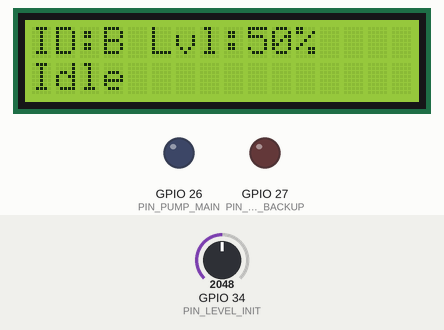
The sketch below on a simulated ESP32. Shown: 16×2 character LCD, output pins drawn as LEDs (lit = HIGH). The test bench sets the inputs (shaded band); at power-on: GPIO 34 (PIN_LEVEL_INIT) = 2048. WiFi joins after 1.5 s; servers stay silent unless stated; random numbers use the default seed unless the sketch sets one; no MQTT or app messages arrive unless stated; what the sketch prints to the serial monitor is not drawn.

Above: at 3.7 s.
3.8 s: GPIO 34 (PIN_LEVEL_INIT) set to 1734
At 5.4 s:
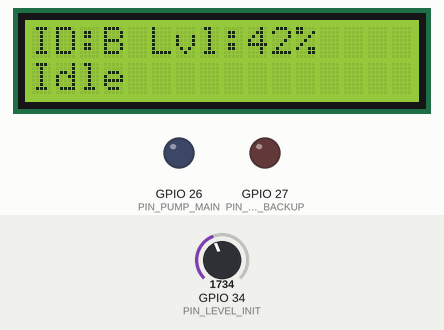
5.7 s: GPIO 34 (PIN_LEVEL_INIT) set to 1640
At 6.6 s:
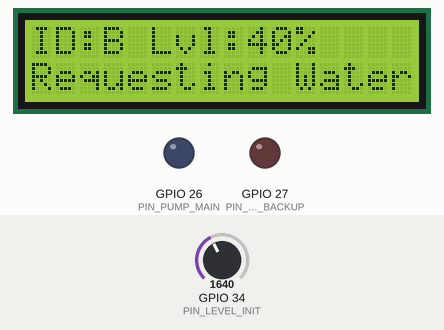
8.8 s: GPIO 34 (PIN_LEVEL_INIT) set to 2047
At 9.5 s:
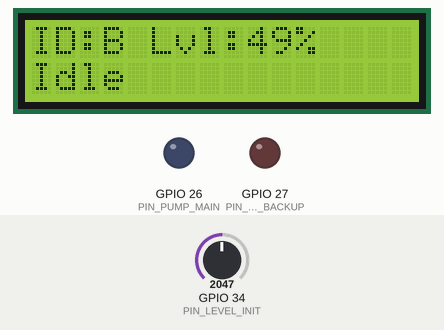
10.5 s: GPIO 34 (PIN_LEVEL_INIT) set to 160
At 11.0 s:
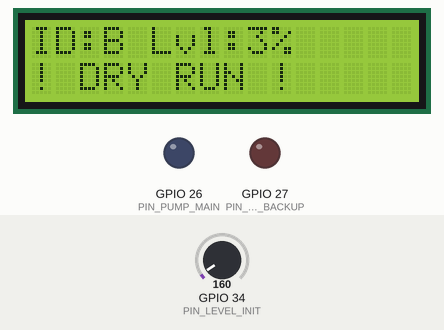
Timing chart, 0 to 13.5 s (numbered marks = the images above; inputs shaded):
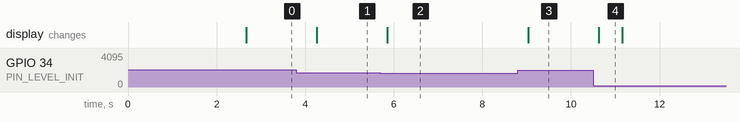

Measured:
- the behaviour switches between 1679 and 1678 on GPIO 34 (PIN_LEVEL_INIT) (found by bisection; images 1 and 2)
- after the input at 3.8 s, the display: changes after 0.46 s (image 1)
- after the input at 5.7 s, the display: changes after 0.15 s (image 2)
- after the input at 8.8 s, the display: changes after 0.24 s (image 3)
- after the input at 10.5 s, the display: changes after 0.13 s (image 4)
- what the display in image 4 shows lasts 0.6 s, from 10.6 s to 11.2 s

The sketch:

sketch.ino
```cpp
/*
 * Peer-to-Peer Smart IoT Water Grid - Node B
 *
 * Hardware (Identical to Node A):
 * - ESP32 DevKit
 * - Potentiometer 1 (GPIO 34): Initial Tank Level / Manual Override
 * - Potentiometer 2 (GPIO 35): Pump Current Simulation
 * - LED 1 (GPIO 26): Main Pump
 * - LED 2 (GPIO 27): Backup Pump
 * - I2C LCD 16x2 (SDA 21, SCL 22)
 */

#include <WiFi.h>
#include <PubSubClient.h>
#include <LiquidCrystal_I2C.h>
#include <ArduinoJson.h>

// ================= CONSTANTS & CONFIG =================
const char* SSID = "Wokwi-GUEST";
const char* PASSWORD = "";
const char* MQTT_SERVER = "broker.hivemq.com";
const int MQTT_PORT = 1883;

// Unique topics
const char* TOPIC_REQUEST = "watergrid_shubham2026/request";
const char* TOPIC_RESPONSE = "watergrid_shubham2026/response";

// Node Identity - SWAPPED FOR NODE B
const char* NODE_ID = "B";
const char* PEER_ID = "A";

// Pins
const int PIN_LEVEL_INIT = 34;
const int PIN_CURRENT    = 35;
const int PIN_PUMP_MAIN  = 26;
const int PIN_PUMP_BACKUP= 27;

// I2C LCD
LiquidCrystal_I2C lcd(0x27, 16, 2);

// Water Grid Parameters
const float MIN_KEEP      = 50.0; // Minimum % to keep before supplying
const float LOW_THRESHOLD = 40.0; // Request water if below this
const float TARGET_LEVEL  = 70.0; // Aim for this level
const float CRITICAL      = 10.0; // Dry run protection
const float MAX_LEVEL     = 100.0;

// ================= GLOBAL VARIABLES =================
// Internal State
float tankLevel = 0.0;
bool waitingForResponse = false;
unsigned long lastRequestTime = 0;
const long REQUEST_INTERVAL = 5000;
int lastPotRaw = -1; // Track last potentiometer reading

enum State {
  STATE_IDLE,
  STATE_REQUESTING,
  STATE_SUPPLYING,
  STATE_RECEIVING,
  STATE_DENIED,
  STATE_DRY_RUN
};

State currentState = STATE_IDLE;

// Objects
WiFiClient espClient;
PubSubClient client(espClient);

// ================= FUNCTION PROTOTYPES =================
void setup_wifi();
void reconnect();
void callback(char* topic, byte* payload, unsigned int length);
void updateLCD();
void handleLogic();
void requestWater();
void supplyWater(String to, float amount);
void sendResponse(String to, bool accepted, float amount);

// ================= SETUP =================
void setup() {
  Serial.begin(115200);

  // Seed Random Generator with noise
  randomSeed(analogRead(0) + micros());

  // Init Hardware
  pinMode(PIN_PUMP_MAIN, OUTPUT);
  pinMode(PIN_PUMP_BACKUP, OUTPUT);
  pinMode(PIN_CURRENT, INPUT);
  pinMode(PIN_LEVEL_INIT, INPUT);

  // Init LCD
  lcd.init();
  lcd.backlight();
  lcd.setCursor(0, 0);
  lcd.print("Node B Init...");

  // Initial Read
  lastPotRaw = analogRead(PIN_LEVEL_INIT);
  tankLevel = map(lastPotRaw, 0, 4095, 0, 100);
  tankLevel = constrain(tankLevel, 0, 100);

  Serial.printf("Startup: Initial Tank Level = %.1f%%\n", tankLevel);
  delay(1000);

  // Connect
  setup_wifi();
  client.setServer(MQTT_SERVER, MQTT_PORT);
  client.setCallback(callback);
}

// ================= LOOP =================
void loop() {
  if (!client.connected()) {
    reconnect();
  }
  client.loop();

  // --- MANUAL OVERRIDE CHECK ---
  int currentPotRaw = analogRead(PIN_LEVEL_INIT);
  if (abs(currentPotRaw - lastPotRaw) > 50) {
    tankLevel = map(currentPotRaw, 0, 4095, 0, 100);
    tankLevel = constrain(tankLevel, 0, 100);
    lastPotRaw = currentPotRaw;
    Serial.printf("Manual Level Override: %.1f%%\n", tankLevel);
  }
  // -----------------------------

  handleLogic();
  updateLCD();
  delay(100);
}

// ================= LOGIC & STATE MACHINE =================
void handleLogic() {
  // 1. Dry Run Protection (Hardware priority)
  if (tankLevel < CRITICAL) {
    digitalWrite(PIN_PUMP_MAIN, LOW);
    digitalWrite(PIN_PUMP_BACKUP, LOW);

    // Only go to DRY_RUN state if we are not actively fixing it (Requesting/Receiving)
    if (currentState != STATE_REQUESTING && currentState != STATE_RECEIVING) {
        currentState = STATE_DRY_RUN;
    }
  } else {
    // Recovery from Dry Run
    if (currentState == STATE_DRY_RUN) {
      currentState = STATE_IDLE;
    }
  }

  // 2. Request Logic
  if (currentState != STATE_SUPPLYING && currentState != STATE_RECEIVING) {
    if (tankLevel <= LOW_THRESHOLD) {
      if (!waitingForResponse) {
        if (millis() - lastRequestTime > REQUEST_INTERVAL) {
          requestWater();
          lastRequestTime = millis();
        }
      }
    } else {
      if (currentState == STATE_REQUESTING || currentState == STATE_DENIED) {
        currentState = STATE_IDLE;
        waitingForResponse = false;
      }
    }
  }
}

void requestWater() {
  float needed = TARGET_LEVEL - tankLevel;
  if (needed <= 0) return;

  Serial.printf("Requesting %.1f L from %s (Current: %.1f%%)\n", needed, PEER_ID, tankLevel);

  StaticJsonDocument<200> doc;
  doc["from"] = NODE_ID;
  doc["to"] = PEER_ID;
  doc["need"] = needed;
  doc["level"] = tankLevel;

  char buffer[256];
  serializeJson(doc, buffer);
  client.publish(TOPIC_REQUEST, buffer);

  currentState = STATE_REQUESTING;
  waitingForResponse = true;
}

void supplyWater(String requestor, float amount) {
  // Logic: Give water from surplus above 50%
  float surplus = tankLevel - MIN_KEEP;

  if (surplus > 0 && tankLevel > CRITICAL) {
    float actualSupply = (amount < surplus) ? amount : surplus;

    Serial.printf("Supplying %.1f L to %s (Requested: %.1f, Surplus: %.1f)\n",
                  actualSupply, requestor.c_str(), amount, surplus);

    currentState = STATE_SUPPLYING;

    // Pump Sequence
    digitalWrite(PIN_PUMP_MAIN, HIGH);

    // Check Current Sensor for Backup Pump
    int currentRaw = analogRead(PIN_CURRENT);
    int currentPct = map(currentRaw, 0, 4095, 0, 100);
    if (currentPct < 20) {
      Serial.println("Main Pump Underload! Activating Backup.");
      lcd.setCursor(0, 1);
      lcd.print("! Backup Pump ! ");
      digitalWrite(PIN_PUMP_BACKUP, HIGH);
    } else {
      digitalWrite(PIN_PUMP_BACKUP, LOW);
      lcd.setCursor(0, 1);
      lcd.print("Supplying...    ");
    }

    // Simulate pumping duration
    for (int i=0; i<10; i++) {
        client.loop();
        delay(actualSupply * 10);
    }

    // Update Internal Model
    tankLevel -= actualSupply;
    if (tankLevel < 0) tankLevel = 0;

    // Turn off Pumps
    digitalWrite(PIN_PUMP_MAIN, LOW);
    digitalWrite(PIN_PUMP_BACKUP, LOW);

    // Send Success Response
    sendResponse(requestor, true, actualSupply);
    currentState = STATE_IDLE;

  } else {
    Serial.printf("Cannot supply code. Level: %.1f, Keep: %.1f\n", tankLevel, MIN_KEEP);
    sendResponse(requestor, false, 0); // Deny
  }
}

void sendResponse(String to, bool accepted, float amount) {
  StaticJsonDocument<200> doc;
  doc["from"] = NODE_ID;
  doc["to"] = to;
  doc["accepted"] = accepted;
  doc["amount"] = amount;

  char buffer[256];
  serializeJson(doc, buffer);
  client.publish(TOPIC_RESPONSE, buffer);
}

// ================= MQTT CALLBACK =================
void callback(char* topic, byte* payload, unsigned int length) {
  String message;
  for (int i = 0; i < length; i++) {
    message += (char)payload[i];
  }

  Serial.printf("Rx [%s]: %s\n", topic, message.c_str());

  StaticJsonDocument<256> doc;
  DeserializationError error = deserializeJson(doc, message);

  if (error) {
    Serial.print("JSON Parse failed: ");
    Serial.println(error.c_str());
    return;
  }

  const char* toNode = doc["to"];
  const char* fromNode = doc["from"];

  if (strcmp(toNode, NODE_ID) != 0) {
    return;
  }

  if (strcmp(topic, TOPIC_REQUEST) == 0) {
    float need = doc["need"];
    supplyWater(String(fromNode), need);
  }
  else if (strcmp(topic, TOPIC_RESPONSE) == 0) {
    bool accepted = doc["accepted"];
    float amount = doc["amount"];

    if (accepted && waitingForResponse) {
      Serial.printf("Received %.1f L from %s\n", amount, fromNode);
      currentState = STATE_RECEIVING;

      // Update Model
      tankLevel += amount;
      if (tankLevel > MAX_LEVEL) tankLevel = MAX_LEVEL;

      waitingForResponse = false;
      delay(1000);
      currentState = STATE_IDLE;
    }
    else if (!accepted && waitingForResponse) {
      Serial.printf("Request Denied by %s\n", fromNode);
      currentState = STATE_DENIED;
      waitingForResponse = false;
    }
  }
}

// ================= HELPERS =================
void updateLCD() {
  static unsigned long lastUpdate = 0;
  if (millis() - lastUpdate < 500) return;
  lastUpdate = millis();

  lcd.setCursor(0, 0);
  lcd.printf("ID:%s Lvl:%.0f%%  ", NODE_ID, tankLevel);

  lcd.setCursor(0, 1);
  switch (currentState) {
    case STATE_IDLE:       lcd.print("Idle            "); break;
    case STATE_REQUESTING: lcd.print("Requesting Water"); break;
    case STATE_SUPPLYING:  lcd.print("Supplying...    "); break;
    case STATE_RECEIVING:  lcd.print("Receiving...    "); break;
    case STATE_DENIED:     lcd.print("Request Denied  "); break;
    case STATE_DRY_RUN:    lcd.print("! DRY RUN !     "); break;
  }
}

void setup_wifi() {
  delay(10);
  Serial.println();
  Serial.print("Connecting to ");
  Serial.println(SSID);

  WiFi.mode(WIFI_STA);
  WiFi.begin(SSID, PASSWORD);

  while (WiFi.status() != WL_CONNECTED) {
    delay(500);
    Serial.print(".");
  }

  Serial.println("");
  Serial.println("WiFi connected");
  Serial.println("IP address: ");
  Serial.println(WiFi.localIP());
}

void reconnect() {
  while (!client.connected()) {
    Serial.print("Attempting MQTT connection...");
    String clientId = "WG_2026_NodeB_";
    clientId += String(random(10000, 99999)); // Longer random suffix

    if (client.connect(clientId.c_str())) {
      Serial.println("connected");
      client.subscribe(TOPIC_REQUEST);
      client.subscribe(TOPIC_RESPONSE);
    } else {
      Serial.print("failed, rc=");
      Serial.print(client.state());
      Serial.println(" try again in 5 seconds");
      delay(5000);
    }
  }
}
```
